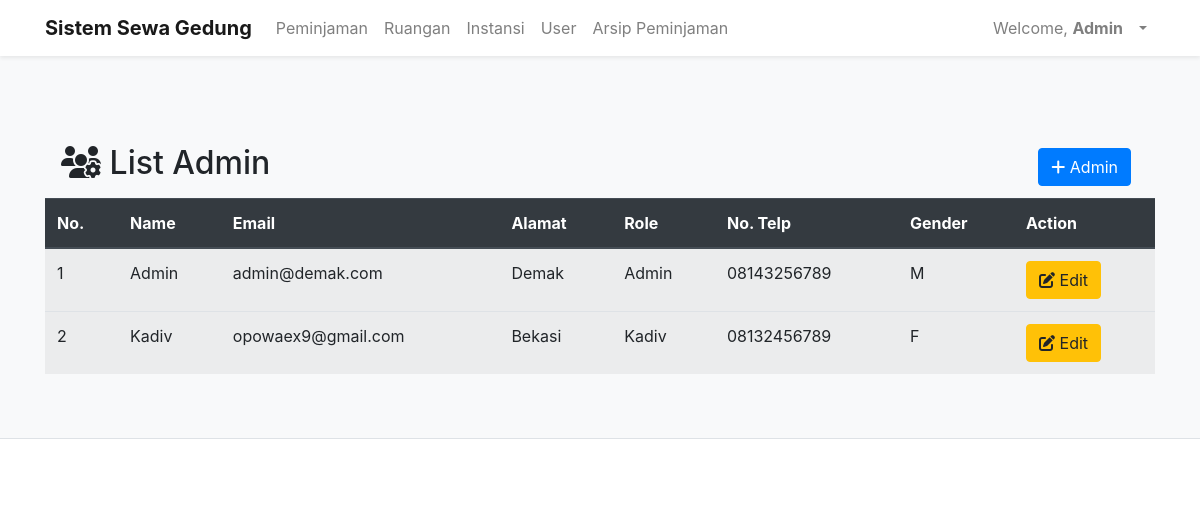
Page /dashboardAdmin.php?p=adminListAdmin (signed in) on the committed database.
### tables this page shows
CREATE TABLE `userruangan` (
  `UserID` int(11) NOT NULL,
  `nama` varchar(30) NOT NULL,
  `email` varchar(100) NOT NULL,
  `password` varchar(100) NOT NULL,
  `alamat` varchar(300) DEFAULT NULL,
  `role` varchar(20) DEFAULT NULL,
  `noTelp` varchar(13) DEFAULT NULL,
  `gender` char(1) DEFAULT NULL,
  `instansi` varchar(100) NOT NULL
);

### inc.koneksi.php (called while the page is built, shortened)
<?php
    class Connection{
        private $host = "localhost";
        private $user = "root";
        private $password = "";
        function connect(){
            $conn = mysqli_connect($this->host, $this->user, $this->password);
            $this->connection = $conn;
        }
    }
?>

### class/class.Register.php (called while the page is built, shortened)
<?php
    class Register extends Connection{
        public function SelectAllMember(){
            $sql = "SELECT * FROM userruangan";
            $result = mysqli_query($this->connection, $sql);
            $arrResult = Array();
            $count = 0;
            if (mysqli_num_rows($result) > 0) {
                while($data = mysqli_fetch_array($result)){
                    $objRegister = new Register();
                    $objRegister->UserID = $data['UserID'];
                    $objRegister->nama = $data['nama'];
                    $objRegister->email = $data['email'];
                    $objRegister->password = $data['password'];
                    $objRegister->alamat = $data['alamat'];
                    $objRegister->role = $data['role'];
                    $objRegister->instansi = $data['instansi'];
                    $objRegister->noTelp = $data['noTelp'];
                    $objRegister->gender = $data['gender'];
                    $arrResult[$count] = $objRegister;
                    $count++;
                }
            }
            return $arrResult;
        }
    }
?>

### pages/adminListAdmin.php (the view)
<div class="container">
    <div class="wrapper">
        <div class="Title">
            <div class="navbar ">
                <h2><i class="fas fa-users-cog"></i> List Admin</h2>
                <ul class="navbar-nav ml-auto">
                    <li class="nav-item">
                        <?php
                            if ($_SESSION["role"] == 'Admin' ) {
                                echo '<a class="btn btn-primary mr-2"  href="dashboardAdmin.php?p=tambahAdmin" role="button"><i class="fas fa-plus"></i> Admin</a>';
                            }
                        ?>
                    </li>
                </ul>
            </div>
            <table class="table table-striped">
                <thead class="thead-dark">
                    <tr>
                        <th>No.</th>
                        <th>Name</th>
                        <th>Email</th>
                        <th>Alamat</th>
                        <th>Role</th>
                        <th>No. Telp</th>
                        <th>Gender</th>
            <?php
                if ($_SESSION["role"] == 'Admin') {
                    echo '<th>Action</th>';
                }
            ?>
                    </tr>
                </thead>
                <tbody>
                    <?php
                        require_once('./class/class.Register.php');
                        $objRegister = new Register();
                        $arrayResult = $objRegister->SelectAllMember();
                        if (count($arrayResult) === 0) {
                            echo '<tr><td colspan="8" style="text-align: center;">Tidak ada data!</td></tr>';
                        }else {
                            $no = 1;
                            foreach($arrayResult as $dataUser){
                                if ($dataUser->role == 'Admin' OR $dataUser->role == 'Kadiv') {
                                echo '<tr>';
                                echo '<td>'.$no.'</td>';
                                echo '<td>'.$dataUser->nama.'</td>';
                                echo '<td>'.$dataUser->email.'</td>';
                                echo '<td>'.$dataUser->alamat.'</td>';
                                echo '<td>'.$dataUser->role.'</td>';
                                echo '<td>'.$dataUser->noTelp.'</td>';
                                echo '<td>'.$dataUser->gender.'</td>';
                                if ($_SESSION["role"] == 'Admin' ) {
                                echo '<td><a class="btn btn-warning" href="dashboardAdmin.php?p=user&UserID='.$dataUser->UserID.'"><i class="fas fa-edit"></i> Edit</a> </td>';
                                }
                                echo '<tr>';
                                $no++;
                                }
                            }
                        }
                    ?>
                </tbody>
            </table>
        </div>
    </div>
</div>

### styles.css (style rules this page uses)
.Title { padding: 80px 0 0 0; }

### rows in the picture
userruangan: nama "Admin", email "admin@demak.com", alamat "Demak", role "Admin", noTelp "08143256789", gender "M"
userruangan: nama "Kadiv", email "opowaex9@gmail.com", alamat "Bekasi", role "Kadiv", noTelp "08132456789", gender "F"

### other values in the picture
$_SESSION["nama"] "Admin"
